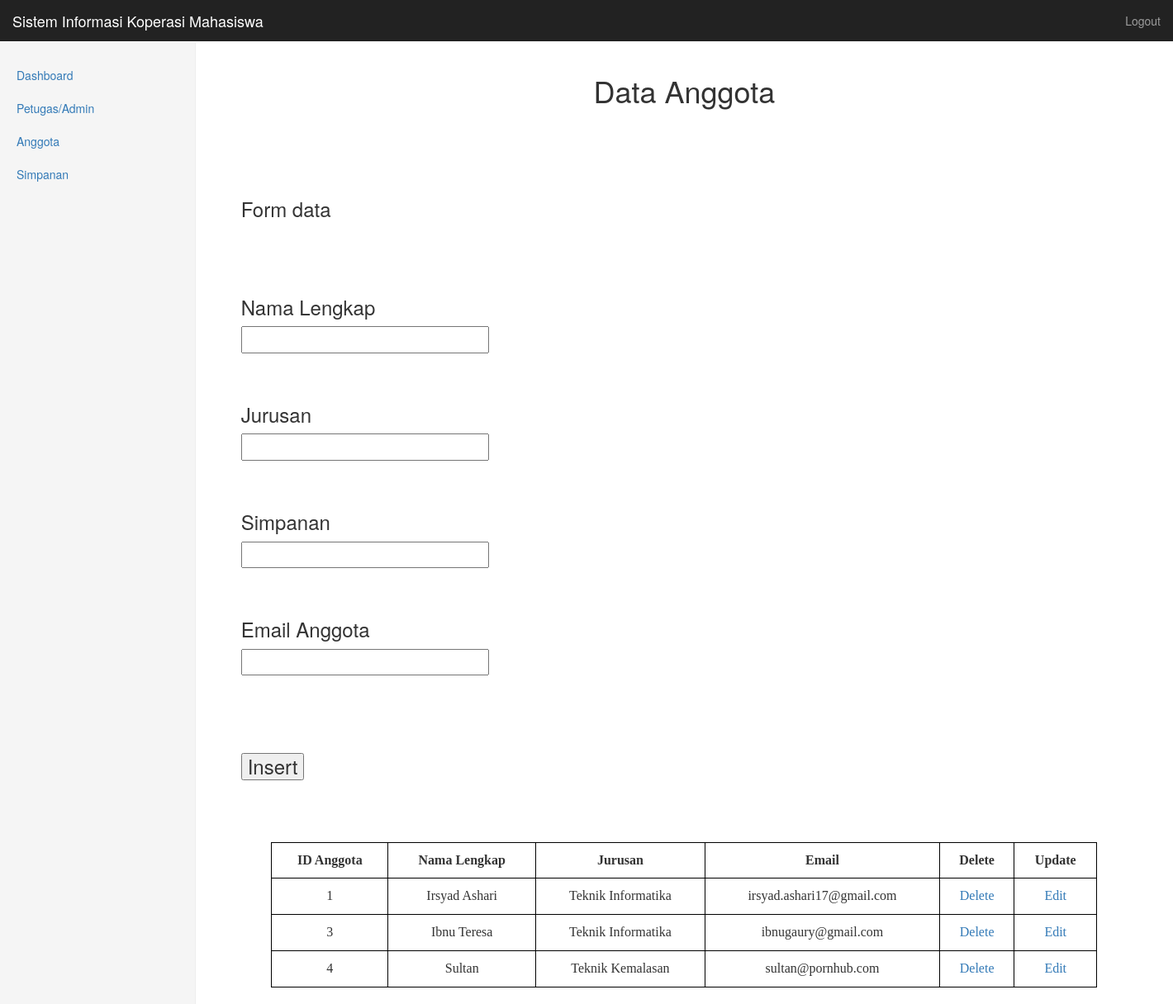
/index.php/anggota, run on the app's committed database.
### tables this page shows
CREATE TABLE `anggota` (
  `id_anggota` int(11) NOT NULL,
  `nama_lengkap` text NOT NULL,
  `jurusan` text NOT NULL,
  `simpanan` int(12) NOT NULL,
  `email` text NOT NULL
);

### application/controllers/Anggota.php (called while the page is built, shortened)
<?php
class Anggota extends CI_Controller {
        public function index()
        {
               $this->load->model('model_anggota');
               $data["fetch_data"] = $this->model_anggota->fetch_data();
        	   $data["konten"] = 'anggota/tampil';
               $this->load->view('template_petugas',$data);
        }
}

### index.php (called while the page is built, shortened)
<?php
require_once BASEPATH.'core/CodeIgniter.php';

### application/models/model_anggota.php (called while the page is built, shortened)
<?php
class model_anggota extends CI_Model{
	function fetch_data(){
		$query = $this->db->get("anggota");
		return $query;
	}
}
?>

### application/views/anggota/tampil.php (the view, shortened to what this page needs)
<!DOCTYPE html>
<html>
	<head>
	</head>
	<body>
		<center>
			<h1>Data Anggota</h1>
			<br><br><br><br>
		</center>
		<div class="container">
		<h3>Form data<h3>
		<br><br>
	<form action="<?php echo base_url()?>Anggota/form_validation" method="post">
		    <?php
		 	if(isset($user_data))
		 	{
		 		foreach ($user_data->result() as $row)
		 		{
		 	?>
					<div class="form-group">
						<h3>Nama Lengkap</h3>
						<input type="text" name="nama" value="<?php echo $row->nama_lengkap;?>"/>
						<span class="text-danger"><?php echo form_error("nama"); ?></span>
					</div>
							<br>
					<div class="form-group">
						<h3>Jurusan</h3>
						<input type="text" name="jurusan" value="<?php echo $row->jurusan;?>"/>
					<span class="text-danger"><?php echo form_error("jurusan"); ?></span>
					</div>
					<br>
					<div class="form-group">
						<h3>Simpanan</h3>
						<input type="numeric" name="simpanan" value="<?php echo (int)$row->simpanan;?>"/>
						<span class="text-danger" ><?php echo form_error("simpanan"); ?></span>
					</div>
					<br>
					<div class="form-group">
						<h3>Email</h3>
						<input type="text" name="email" value="<?php echo $row->email;?>"/>
						<span class="text-danger" ><?php echo form_error("email"); ?></span>
					</div>
					<div class="form-group">
						<br><br>
						<input type="hidden" name="hidden_id" value="<?php echo $row->id_anggota;?>"/>
						<input type="submit" value="Update" name="update"/>
					</div>
					<?php
				}
			}
			else
			{
			?>
			<div class="form-group">
				<h3>Nama Lengkap</h3>
				<input type="text" name="nama"/>
			</div>
			<br>
			<div class="form-group">
				<h3>Jurusan</h3>
				<input type="text" name="jurusan"/>
			</div>
			<br>
			<div class="form-group">
				<h3>Simpanan</h3>
				<input type="text" name="simpanan"/>
			</div>
			<br>
			<div class="form-group">
				<h3>Email Anggota</h3>
				<input type="text" name="email"/>
			</div>
			<br>
			<div class="form-group">
				<br><br>
				<input type="submit" value="Insert" name="insert"/>
			</div>
			<?php
			}
			?>
	</form>
</div>
<br><br><br>
	<table border="1">
		<tr >
			<th>ID Anggota</th>
			<th>Nama Lengkap</th>
			<th>Jurusan</th>
			<th>Email</th>
			<th>Delete</th>
			<th>Update</th>
		</tr>
	<?php
		if($fetch_data->num_rows()>0)
		{
			foreach ($fetch_data->result() as $row) {
		?>
			<tr>
				<td><?php echo $row->id_anggota; ?></td>
				<td><?php echo $row->nama_lengkap; ?></td>
				<td><?php echo $row->jurusan; ?></td>
				<td><?php echo $row->email; ?></td>
				<td><a href="#" class="delete_data" id="<?php echo $row->id_anggota; ?>">Delete</a></td>
				<td><a href="<?php echo base_url(); ?>Anggota/update_data/
				<?php echo $row->id_anggota; ?>">Edit</a></td>
			</tr>
		<?php
			}
		}
		else
		{
		?>
			<tr>
				<td colspan="6">No Data Found</td>
			</tr>
		<?php
		}
	 ?>
	 </table>
	</body>
</html>

### application/views/template_petugas.php (shortened to what this page needs)
<!DOCTYPE html>
<html lang="en">
  <head>
    <link href="<?php echo base_url('assets/css/bootstrap.min.css');?>" rel="stylesheet">
    <link href="<?php echo base_url('assets/css/dashboard.css'); ?>" rel="stylesheet">
  </head>
  <body>
    <nav class="navbar navbar-inverse navbar-fixed-top">
      <div class="container-fluid">
        <div class="navbar-header">
          <a class="navbar-brand" href="#">Sistem Informasi Koperasi Mahasiswa</a>
        </div>
        <div id="navbar" class="navbar-collapse collapse">
          <ul class="nav navbar-nav navbar-right">
            <li><a href="<?php echo base_url() ?>">Logout</a></li>
          </ul>
        </div>
      </div>
    </nav>
    <div class="container-fluid">
      <div class="row">
        <div class="col-sm-3 col-md-2 sidebar">
          <ul class="nav nav-sidebar">
            <li><a href="<?php echo base_url('dashboard') ?>">Dashboard</a></li>
            <li><a href="<?php echo base_url('petugas') ?>">Petugas/Admin</a></li>
            <li><a href="<?php echo base_url('anggota') ?>">Anggota</a></li>
            <li><a href="<?php echo base_url('simpanan') ?>"">Simpanan</a></li>
            </ul>
        </div>
        <div class="col-sm-9 col-sm-offset-3 col-md-10 col-md-offset-2 main">
          <?php $this->load->view($konten); ?>
        </div>
      </div>
    </div>
  </body>
</html>

### assets/css/dashboard.css (style rules this page uses)
body { padding-top: 50px; }
.navbar-fixed-top { border: 0; }
.sidebar { display: none; }
@media (min-width: 768px) { .sidebar { position: fixed; top: 51px; bottom: 0; left: 0; z-index: 1000; display: block; padding: 20px; overflow-x: hidden; overflow-y: auto; background-color: #f5f5f5; border-right: 1px solid #eee; } }
.nav-sidebar { margin-right: -21px; margin-bottom: 20px; margin-left: -20px; }
.nav-sidebar > li > a { padding-right: 20px; padding-left: 20px; }
.main { padding: 20px; }
@media (min-width: 768px) { .main { padding-right: 40px; padding-left: 40px; } }

### application/views/anggota/tampil.php (style rules this page uses)
table { width: 1000px; border: 1px solid black; margin: auto; text-align: center; }
table, tr, td, td, th { text-align: center; padding: 10px; border-collapse: collapse; font-size:16px; font-family: century gothic; }

### data on the page
anggota: id_anggota "1", nama_lengkap "Irsyad Ashari", jurusan "Teknik Informatika", email "irsyad.ashari17@gmail.com"
anggota: id_anggota "3", nama_lengkap "Ibnu Teresa", jurusan "Teknik Informatika", email "ibnugaury@gmail.com"
anggota: id_anggota "4", nama_lengkap "Sultan", jurusan "Teknik Kemalasan", email "sultan@pornhub.com"
